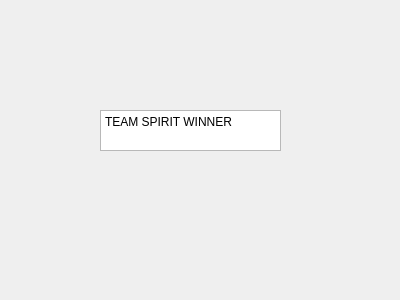
<?xml version="1.0" encoding="UTF-8"?>
<ui version="4.0">
 <class>second</class>
 <widget class="QDialog" name="second">
  <property name="geometry">
   <rect>
    <x>0</x>
    <y>0</y>
    <width>400</width>
    <height>300</height>
   </rect>
  </property>
  <property name="windowTitle">
   <string>Dialog</string>
  </property>
  <widget class="QTextEdit" name="textEdit">
   <property name="geometry">
    <rect>
     <x>100</x>
     <y>110</y>
     <width>181</width>
     <height>41</height>
    </rect>
   </property>
   <property name="html">
    <string>&lt;!DOCTYPE HTML PUBLIC &quot;-//W3C//DTD HTML 4.0//EN&quot; &quot;http://www.w3.org/TR/REC-html40/strict.dtd&quot;&gt;
&lt;html&gt;&lt;head&gt;&lt;meta name=&quot;qrichtext&quot; content=&quot;1&quot; /&gt;&lt;meta charset=&quot;utf-8&quot; /&gt;&lt;style type=&quot;text/css&quot;&gt;
p, li { white-space: pre-wrap; }
hr { height: 1px; border-width: 0; }
li.unchecked::marker { content: &quot;\2610&quot;; }
li.checked::marker { content: &quot;\2612&quot;; }
&lt;/style&gt;&lt;/head&gt;&lt;body style=&quot; font-family:'Segoe UI'; font-size:9pt; font-weight:400; font-style:normal;&quot;&gt;
&lt;p style=&quot; margin-top:0px; margin-bottom:0px; margin-left:0px; margin-right:0px; -qt-block-indent:0; text-indent:0px;&quot;&gt;TEAM SPIRIT WINNER&lt;/p&gt;&lt;/body&gt;&lt;/html&gt;</string>
   </property>
  </widget>
 </widget>
 <resources/>
 <connections/>
</ui>
